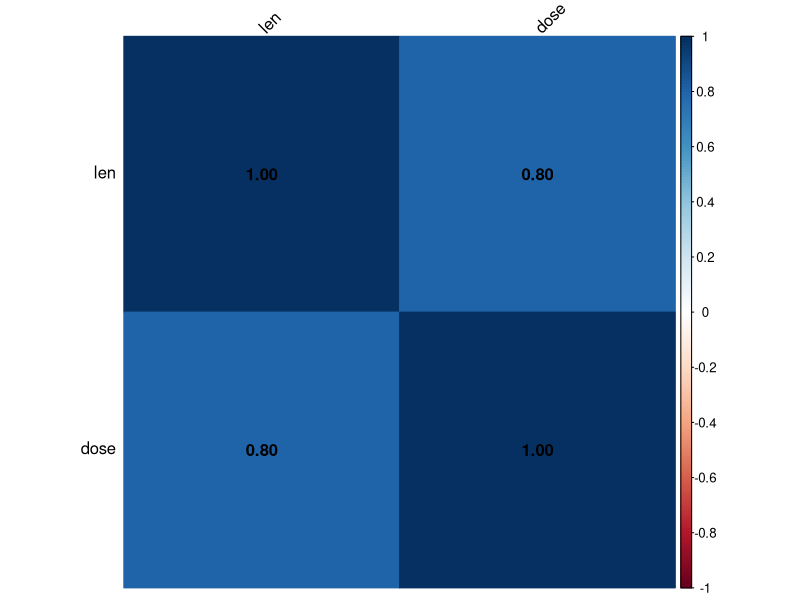

Recreate this plot in R.
# Load dataset
data("ToothGrowth")

# View dataset structure
str(ToothGrowth)

# Convert dose to numeric if needed (already numeric in ToothGrowth)
# Select numeric variables only
numeric_data <- ToothGrowth[, c("len", "dose")]

# Compute correlation matrix
cor_matrix <- cor(numeric_data)

# Display correlation
cor_matrix

# Load package
library(corrplot)

# Plot heatmap
corrplot(cor_matrix, 
         method = "color",
         addCoef.col = "black",
         tl.col = "black",
         tl.srt = 45)
